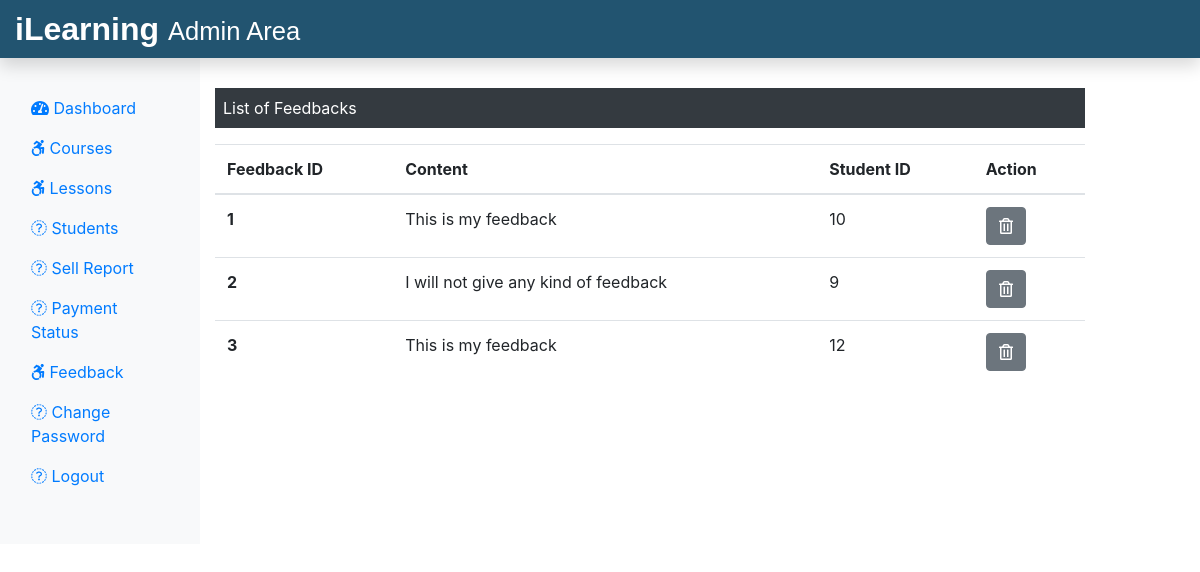
/Admin/feedback.php, run on the app's committed database.
### tables this page shows
CREATE TABLE `feedback` (
  `f_id` int(11) NOT NULL,
  `f_content` text NOT NULL,
  `stu_id` int(11) NOT NULL
);

### Admin/feedback.php (the view, shortened to what this page needs)
<?php
include('./adminInclude/header.php');
include('../dbConnection.php');
?>
<div class="col-sm-9 mt-5">
    <p class="bg-dark text-white p-2">List of Feedbacks</p>
    <?php
$sql = "SELECT * FROM feedback";
$result = $conn->query($sql);
if($result->num_rows > 0){
    echo '<table class="table">
        <thead>
        <tr>
        <th scope="col">Feedback ID</th>
        <th scope="col">Content</th>
        <th scope="col">Student ID</th>
        <th scope="col">Action</th>
        </tr>
        </thead>
        <tbody>';
     while($row = $result->fetch_assoc()){
                        echo '<tr>';
                        echo'<th scope="row">'.$row["f_id"].'</th>';
                        echo '<td>'.$row["f_content"].'</td>';
                        echo '<td>'.$row["stu_id"].'</td>';
                        echo '<td><form action="" method="POST" class="d-inline">
                                       <input type="hidden" name="id" value='.$row["f_id"].'>
                                        <button type="submit" class="btn btn-secondary" name="delete" value="Delete"><i class="far fa-trash-alt"></i></button></form></td>
                                        </tr>';
     }
    echo '</tbody>
    </table>';
}else{
    echo "0 Result";
}
?>
</div>
</div>
</div>
<?php
include('./adminInclude/footer.php');
?>

### data on the page
feedback: f_id "1", f_content "This is my feedback", stu "10"
feedback: f_id "2", f_content "I will not give any kind of feedback", stu "9"
feedback: f_id "3", f_content "This is my feedback", stu "12"
